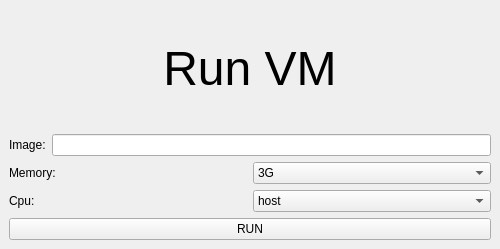
<?xml version="1.0" encoding="UTF-8"?>
<ui version="4.0">
 <class>MainWindow</class>
 <widget class="QMainWindow" name="MainWindow">
  <property name="geometry">
   <rect>
    <x>0</x>
    <y>0</y>
    <width>500</width>
    <height>249</height>
   </rect>
  </property>
  <property name="minimumSize">
   <size>
    <width>400</width>
    <height>0</height>
   </size>
  </property>
  <property name="maximumSize">
   <size>
    <width>500</width>
    <height>600</height>
   </size>
  </property>
  <property name="windowTitle">
   <string>MainWindow</string>
  </property>
  <widget class="QWidget" name="centralwidget">
   <layout class="QVBoxLayout" name="verticalLayout">
    <item>
     <widget class="QLabel" name="label_4">
      <property name="font">
       <font>
        <pointsize>36</pointsize>
       </font>
      </property>
      <property name="text">
       <string>Run VM</string>
      </property>
      <property name="alignment">
       <set>Qt::AlignCenter</set>
      </property>
     </widget>
    </item>
    <item>
     <layout class="QHBoxLayout" name="horizontalLayout">
      <item>
       <widget class="QLabel" name="label">
        <property name="text">
         <string>Image:</string>
        </property>
       </widget>
      </item>
      <item>
       <widget class="QLineEdit" name="lineEdit"/>
      </item>
     </layout>
    </item>
    <item>
     <layout class="QHBoxLayout" name="horizontalLayout_2">
      <item>
       <widget class="QLabel" name="label_2">
        <property name="text">
         <string>Memory:</string>
        </property>
       </widget>
      </item>
      <item>
       <widget class="QComboBox" name="comboBox">
        <item>
         <property name="text">
          <string>3G</string>
         </property>
        </item>
        <item>
         <property name="text">
          <string>4G</string>
         </property>
        </item>
        <item>
         <property name="text">
          <string>5G</string>
         </property>
        </item>
        <item>
         <property name="text">
          <string>6G</string>
         </property>
        </item>
        <item>
         <property name="text">
          <string>7G</string>
         </property>
        </item>
       </widget>
      </item>
     </layout>
    </item>
    <item>
     <layout class="QHBoxLayout" name="horizontalLayout_3">
      <item>
       <widget class="QLabel" name="label_3">
        <property name="text">
         <string>Cpu:</string>
        </property>
       </widget>
      </item>
      <item>
       <widget class="QComboBox" name="comboBox_2">
        <item>
         <property name="text">
          <string>host</string>
         </property>
        </item>
       </widget>
      </item>
     </layout>
    </item>
    <item>
     <widget class="QPushButton" name="pushButton">
      <property name="text">
       <string>RUN</string>
      </property>
     </widget>
    </item>
   </layout>
  </widget>
 </widget>
 <resources/>
 <connections/>
</ui>
